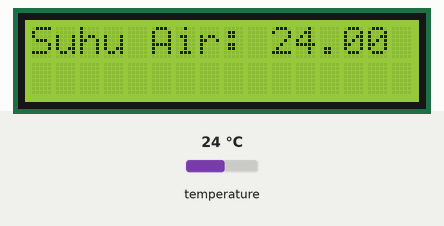
Bench run of a sketch on a simulated ESP32. Shown: 16×2 character LCD. The inputs (shaded band) are chosen by the test bench; at power-on: temperature 24 °C. WiFi joins after 1.5 s; servers stay silent unless stated; what the sketch prints to the serial monitor is not drawn.

Above: at 2.9 s.
3.0 s: temperature set to 12 °C
At 8.6 s:
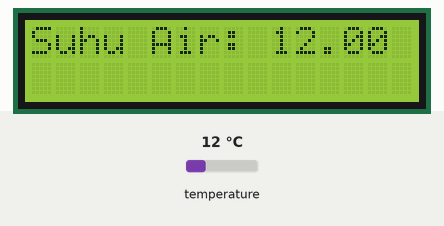
9.7 s: temperature set to 19 °C
At 14.8 s:
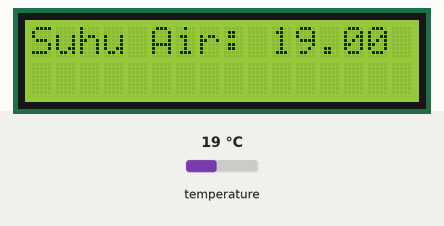
16.4 s: temperature set to 28 °C
At 21.0 s:
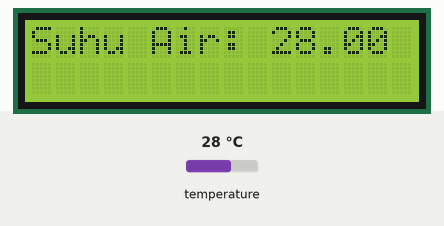
Timing chart, 0 to 22.5 s (numbered marks = the images above; inputs shaded):
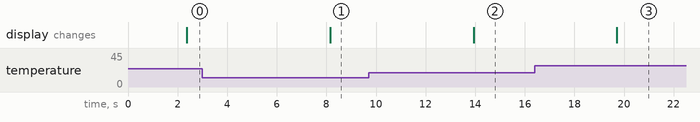

Measured:
- after the input at 3.0 s, the display: changes after 5.1 s (image 1)
- after the input at 9.7 s, the display: changes after 4.2 s (image 2)
- after the input at 16.4 s, the display: changes after 3.3 s (image 3)

The sketch:

esp32.ino
```cpp
#include <WiFi.h>
#include <WiFiClientSecure.h>
#include <UniversalTelegramBot.h>
#include <OneWire.h>
#include <DallasTemperature.h>
#include <Wire.h> // Library untuk I2C
#include <LiquidCrystal_I2C.h> // Library untuk LCD I2C


const char* ssid = "xxxxxxxxxxxxxx";
const char* password = "xxxxxxxxxxxxxx";
#define ONE_WIRE_BUS 2

#define BOTtoken "xxxxxxxxxx:xxxxxxxxxxxxxxxxxxxxxxxxxxxxxx"
#define CHAT_ID "xxxxxxxxx"


OneWire oneWire(ONE_WIRE_BUS);
DallasTemperature sensors(&oneWire);

WiFiClientSecure client;
UniversalTelegramBot bot(BOTtoken, client);

// Inisialisasi LCD pada alamat 0x27, dengan 16 kolom dan 2 baris
LiquidCrystal_I2C lcd(0x27, 16, 2);

void setup() {
  Serial.begin(115200);
  pinMode (2, INPUT_PULLUP);
  WiFi.mode(WIFI_STA);
  WiFi.begin(ssid, password);
  client.setCACert(TELEGRAM_CERTIFICATE_ROOT);

  // Inisialisasi LCD
  lcd.init();
  lcd.backlight();

  while (WiFi.status() != WL_CONNECTED) {
    delay(500);
    Serial.print(".");
  }
  Serial.println("");
  Serial.println("WiFi connected");
  sensors.begin();
}

void loop() {
  Serial.print("Requesting temperatures...");
  sensors.requestTemperatures();
  Serial.println("DONE");
  float tempC = sensors.getTempCByIndex(0);

  if(tempC != DEVICE_DISCONNECTED_C)
  {
    Serial.print("Temperature for the device 1 (index 0) is: ");
    Serial.println(tempC);
    lcd.clear(); // Membersihkan tampilan LCD sebelum menampilkan suhu yang baru
    lcd.setCursor(0, 0);
    lcd.print("Suhu Air: ");
    lcd.print(tempC);
    lcd.print(" C");

    if(tempC > 35 || tempC > 125) { // Mengirimkan pesan jika suhu kurang dari 30 atau lebih dari 125 derajat
      String message = "PERINGATAN!\n";
      message += "Suhu Air Aquarium Terlalu Tinggi: " + String(tempC, 2) + " °C";
      bot.sendMessage(CHAT_ID, message, "");
    }
  }
  else
  {
    Serial.println("Error: Could not read temperature data");
  }
  delay(5000);
}
```
